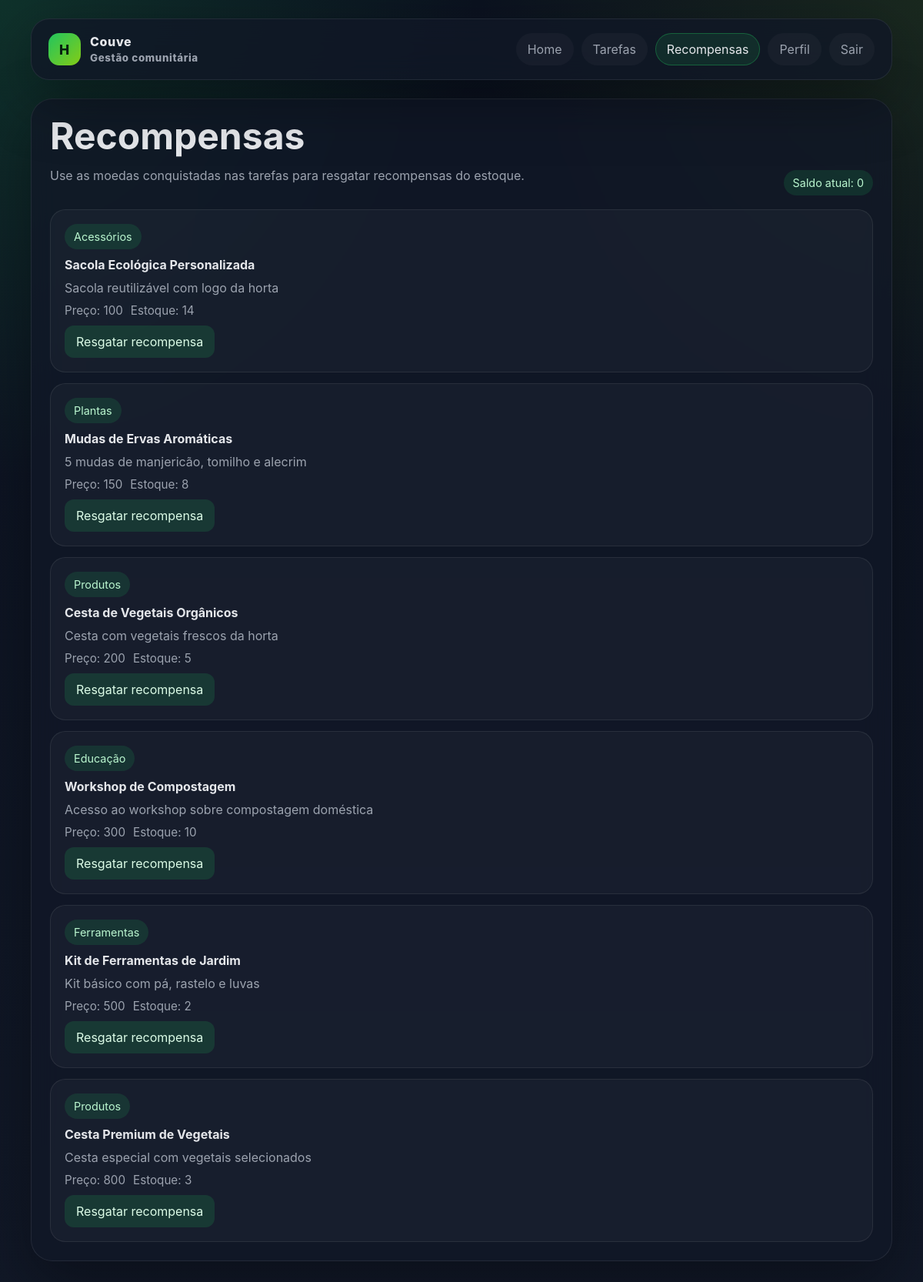
Screenshot of /recompensas/ (signed in) with the database file from the repository.
### app/models.py (models this page shows)
class Recompensas(models.Model):
    nome = models.CharField(max_length=128)
    descricao = models.TextField()
    preco = models.IntegerField()
    tipo = models.CharField(max_length=32)
    src = models.CharField(max_length=256)
    class Meta:
        db_table = 'Recompensas'

### app/views.py (the view)
# urls.py: path('recompensas/', views.recompensas_page, name='recompensas'),
@login_required(login_url="login")
def recompensas_page(request):
    perfil = get_or_create_user_profile(request.user)
    estoque_por_recompensa = {
        item['id_recompensa_id']: item['total']
        for item in PerfilRecompensas.objects.filter(id_perfil__isnull=True)
        .values('id_recompensa_id')
        .annotate(total=Count('id'))
    }
    recompensas = list(Recompensas.objects.all().order_by('preco', 'nome'))
    for recompensa in recompensas:
        recompensa.estoque = estoque_por_recompensa.get(recompensa.id, 0)
    context = {
        'perfil': perfil,
        'saldo': get_profile_balance(perfil),
        'recompensas': recompensas,
    }
    return render(request, 'app/recompensas.html', context)

### app/views.py (called while the page is built)
def get_or_create_user_profile(user):
    if not user.is_authenticated:
        return None
    profile, _ = Perfil.objects.get_or_create(
        user=user,
        defaults={
            'nome': user.get_full_name() or user.username,
            'email': user.email or None,
        },
    )
    return profile

def get_profile_balance(perfil):
    if not perfil:
        return 0
    total_moedas = Tarefas.objects.filter(
        id_perfil=perfil,
        concluido=True,
    ).aggregate(total=Coalesce(Sum('moedas'), Value(0)))['total']
    total_gasto = PerfilRecompensas.objects.filter(
        id_perfil=perfil,
    ).aggregate(total=Coalesce(Sum('id_recompensa__preco'), Value(0)))['total']
    return total_moedas - total_gasto

### app/templates/app/recompensas.html (shortened to what this page needs)
{% extends 'app/base.html' %}
{% block content %}
<section class="panel">
    <div class="section-head">
        <div>
            <h1 class="section-title">Recompensas</h1>
            <p class="section-subtitle">Use as moedas conquistadas nas tarefas para resgatar recompensas do estoque.</p>
        </div>
        <div class="pill">Saldo atual: {{ saldo }}</div>
    </div>
    <div class="list">
        {% for recompensa in recompensas %}
        <article class="list-item">
            <span class="pill">{{ recompensa.tipo }}</span>
            <strong>{{ recompensa.nome }}</strong>
            <span class="muted">{{ recompensa.descricao }}</span>
            <div class="meta">
                <span>Preço: {{ recompensa.preco }}</span>
                <span>Estoque: {{ recompensa.estoque }}</span>
            </div>
            {% if recompensa.estoque > 0 %}
            <form method="post" action="{% url 'resgatar_recompensa_page' recompensa.id %}">
                <button class="button" type="submit">Resgatar recompensa</button>
            </form>
            {% else %}
            <div class="empty">Sem estoque disponível.</div>
            {% endif %}
        </article>
        {% empty %}
        <div class="empty">Nenhuma recompensa cadastrada.</div>
        {% endfor %}
    </div>
</section>
{% endblock %}

### app/templates/app/base.html (style rules this page uses)
:root { --bg: #0f172a; --panel: #111827; --panel-2: #1f2937; --text: #e5e7eb; --muted: #9ca3af; --accent: #22c55e; --accent-2: #84cc16; --border: rgba(255, 255, 255, 0.08); --shadow: 0 24px 80px rgba(0, 0, 0, 0.35); }
* { box-sizing: border-box; }
body { margin: 0; font-family: Inter, "Segoe UI", Arial, sans-serif; color: var(--text); background: radial-gradient(circle at top left, rgba(34, 197, 94, 0.18), transparent 30%), radial-gradient(circle at top right, rgba(132, 204, 22, 0.12), transparent 28%), linear-gradient(180deg, #0b1220 0%, #111827 100%); min-height: 100vh; }
.hero, .panel { margin-top: 24px; border: 1px solid var(--border); border-radius: 28px; background: rgba(17, 24, 39, 0.78); backdrop-filter: blur(18px); box-shadow: var(--shadow); }
.hero h1, .section-title { margin: 0; font-size: clamp(2rem, 4vw, 3.6rem); line-height: 1.02; }
.hero p, .section-subtitle, .muted { color: var(--muted); }
.card, .stat, .list-item { border: 1px solid var(--border); border-radius: 20px; background: rgba(255, 255, 255, 0.03); }
.panel { padding: 24px; }
.section-head { display: flex; justify-content: space-between; align-items: end; gap: 12px; margin-bottom: 18px; }
.list { display: grid; gap: 14px; }
.list-item { padding: 18px; display: grid; gap: 10px; }
.pill { display: inline-flex; align-items: center; gap: 8px; width: fit-content; padding: 8px 12px; border-radius: 999px; background: rgba(34, 197, 94, 0.14); color: #bbf7d0; font-size: 0.9rem; }
.meta { display: flex; flex-wrap: wrap; gap: 10px; color: var(--muted); font-size: 0.95rem; }
.button { display: inline-flex; align-items: center; justify-content: center; gap: 8px; padding: 10px 14px; border-radius: 12px; border: 1px solid transparent; cursor: pointer; font: inherit; background: rgba(34, 197, 94, 0.16); color: #dcfce7; }

### rows the page displays
Recompensas: tipo "Acessórios", nome "Sacola Ecológica Personalizada", descricao "Sacola reutilizável com logo da horta", preco "100", estoque "14", shows "Resgatar recompensa"
Recompensas: tipo "Plantas", nome "Mudas de Ervas Aromáticas", descricao "5 mudas de manjericão, tomilho e alecrim", preco "150", estoque "8", shows "Resgatar recompensa"
Recompensas: tipo "Produtos", nome "Cesta de Vegetais Orgânicos", descricao "Cesta com vegetais frescos da horta", preco "200", estoque "5", shows "Resgatar recompensa"
Recompensas: tipo "Educação", nome "Workshop de Compostagem", descricao "Acesso ao workshop sobre compostagem doméstica", preco "300", estoque "10", shows "Resgatar recompensa"
Recompensas: tipo "Ferramentas", nome "Kit de Ferramentas de Jardim", descricao "Kit básico com pá, rastelo e luvas", preco "500", estoque "2", shows "Resgatar recompensa"
Recompensas: tipo "Produtos", nome "Cesta Premium de Vegetais", descricao "Cesta especial com vegetais selecionados", preco "800", estoque "3", shows "Resgatar recompensa"

### other values shown
{{ saldo }} "0"
